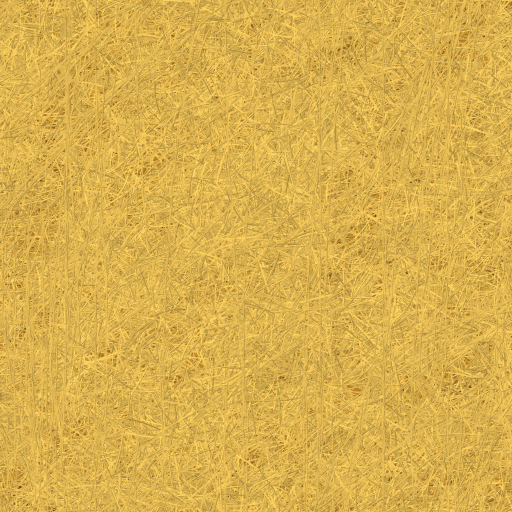
#> input picture assets/hay/hay-texture.png, 1024 x 1024 px (shown at 1/2 size)
$ python world_textures.py
#> lines starting #> are read from the running program, lines starting #| are printed output that depends on the picture
"""Seamless 1024x1024 textures for the farm (upload each in Studio, put the IDs in Config):
  assets/hay/hay-normal.png        a normal map for the owner's hay (assets/hay/hay-texture.png)
  assets/grass/grass.png           the fields and plot floors, and grass-normal.png
  assets/portal/portal-flow.png    white flowing wisps on transparent; every portal tints it
Run: python3 dev/tools/world_textures.py"""
import math, os, random
import numpy as np
from PIL import Image, ImageDraw, ImageFilter

S = 1024
ROOT = os.path.join(os.path.dirname(__file__), "..", "..", "assets")


def tile_noise(scale, octaves=4, seed=0):
    """Seamless value noise in 0..1: each octave's grid is tiled 3x3, enlarged, and the middle kept."""
    r = np.random.default_rng(seed)
    out, amp, total = np.zeros((S, S)), 1.0, 0.0
    for o in range(octaves):
        n = scale * 2 ** o
        grid = np.tile(r.random((n, n)), (3, 3))
        big = Image.fromarray((grid * 255).astype(np.uint8)).resize((S * 3, S * 3), Image.BICUBIC)
        out += amp * np.asarray(big, dtype=float)[S:2 * S, S:2 * S] / 255
        total += amp
        amp *= 0.5
    out /= total
    return (out - out.min()) / (out.max() - out.min())


def tile_noise_xy(nx, ny, octaves=4, seed=0):
    """Like tile_noise, but with nx cells across and ny down (ny < nx stretches it tall)."""
    r = np.random.default_rng(seed)
    out, amp, total = np.zeros((S, S)), 1.0, 0.0
    for o in range(octaves):
        gx, gy = nx * 2 ** o, ny * 2 ** o
        grid = np.tile(r.random((gy, gx)), (3, 3))
        big = Image.fromarray((grid * 255).astype(np.uint8)).resize((S * 3, S * 3), Image.BICUBIC)
        out += amp * np.asarray(big, dtype=float)[S:2 * S, S:2 * S] / 255
        total += amp
        amp *= 0.5
    out /= total
    return (out - out.min()) / (out.max() - out.min())


def wrap_blur(arr, radius):
    """A Gaussian blur that wraps round the edges (so a seamless image stays seamless)."""
#> called with radius = 1.2
    big = np.tile(arr, (3, 3))
    img = Image.fromarray((big * 255).clip(0, 255).astype(np.uint8)).filter(ImageFilter.GaussianBlur(radius))
#> img: PIL image 3072x3072 L
    return np.asarray(img, float)[S:2 * S, S:2 * S] / 255


def normal_map(height, strength):
    """A tangent-space normal map from a seamless height field (0..1), wrapping at the edges."""
#> called with strength = 6
    dx = (np.roll(height, -1, 1) - np.roll(height, 1, 1)) * strength
    dy = (np.roll(height, -1, 0) - np.roll(height, 1, 0)) * strength
    n = np.dstack([-dx, dy, np.ones_like(height)])
    n /= np.linalg.norm(n, axis=2, keepdims=True)
    return Image.fromarray(((n * 0.5 + 0.5) * 255).astype(np.uint8))
#> returned value: PIL image 1024x1024 RGB


def hay_normal():
    img = Image.open(os.path.join(ROOT, "hay", "hay-texture.png")).convert("L").resize((S, S))
    height = wrap_blur(np.asarray(img, float) / 255, 1.2)
    normal_map(height, 6).save(os.path.join(ROOT, "hay", "hay-normal.png"))


def wrapped(draw_fn):
    """Draws a mark nine times, a tile apart, so marks crossing an edge come back on the other side."""
    for dx in (-S, 0, S):
        for dy in (-S, 0, S):
            draw_fn(dx, dy)


def grass():
    rnd = random.Random(11)
    # ground: a few greens in soft patches, with a little earth showing through
    patches = tile_noise(6, 4, seed=3)
#> after the loop in tile_noise, `for o in range(octaves):`:
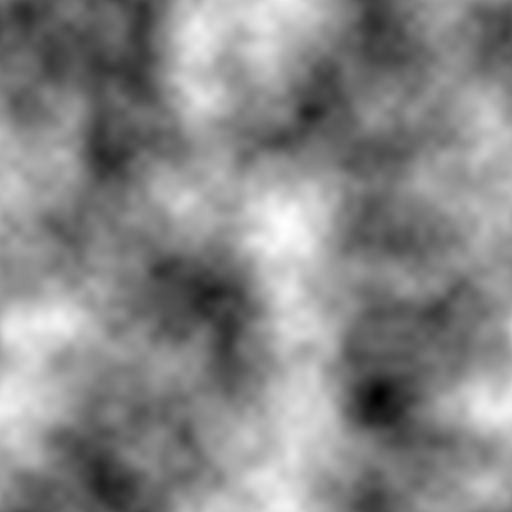
#> out: shape (1024, 1024) float64 (shown at 1/2 size); min 0.142, max 1.59, mean 0.911; drawn with min black and max white
#> after the loop in tile_noise, `for o in range(octaves):`: amp = 0.0625; total = 1.88
    fine = tile_noise(40, 3, seed=4)
#> call 2 of tile_noise, with scale = 40, octaves = 3, seed = 4
#> after the loop in tile_noise (call 2), `for o in range(octaves):`:
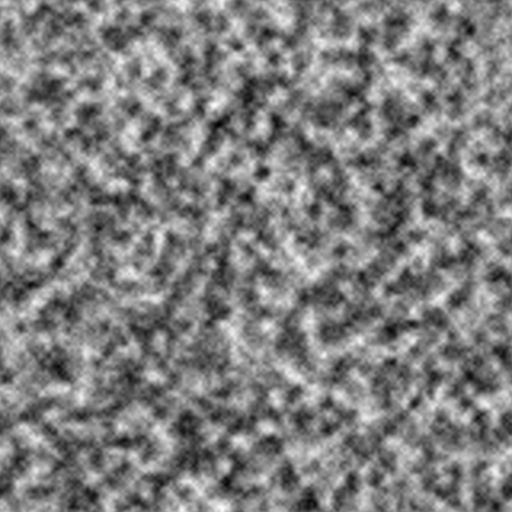
#> out: shape (1024, 1024) float64 (shown at 1/2 size); min 0.0294, max 1.73, mean 0.876; drawn with min black and max white
#> after the loop in tile_noise (call 2), `for o in range(octaves):`: amp = 0.125; total = 1.75
    t = 0.3 + 0.4 * (0.45 * patches + 0.55 * fine)  # gentle variation: no patch should stand out when tiled
    stops = [(0.0, (58, 86, 34)), (0.35, (78, 112, 42)), (0.7, (104, 138, 56)), (1.0, (128, 156, 70))]
    base = np.zeros((S, S, 3))
    for c in range(3):
        base[..., c] = np.interp(t, [s[0] for s in stops], [s[1][c] for s in stops])
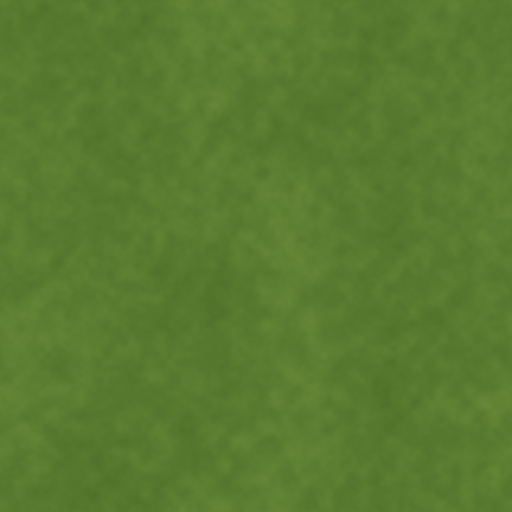
#> base: shape (1024, 1024, 3) float64 (shown at 1/2 size); mean of channels 0, 1, 2 89.5, 123.5, 48.2; drawn as R, G, B
    img = Image.fromarray(base.astype(np.uint8))
#> img: PIL image 1024x1024 RGB
    height = Image.new("L", (S, S), 90)
#> height: PIL image 1024x1024 L; every value is 90
    d, h = ImageDraw.Draw(img), ImageDraw.Draw(height)
    greens = [(70, 104, 38), (92, 130, 48), (112, 150, 58), (136, 170, 72), (154, 182, 88), (60, 92, 34)]
    for i in range(26000):  # short blades, leaning a little, darker ones first
        x, y = rnd.random() * S, rnd.random() * S
        col = greens[min(len(greens) - 1, int(i / 26000 * len(greens) + rnd.random() * 1.5))]
        length = 6 + rnd.random() * 12
        a = -math.pi / 2 + (rnd.random() - 0.5) * 1.3
        ex, ey = x + math.cos(a) * length, y + math.sin(a) * length
        w = 1 if rnd.random() < 0.7 else 2
        shade = int(110 + 120 * i / 26000)
        wrapped(lambda dx, dy: (d.line((x + dx, y + dy, ex + dx, ey + dy), fill=col, width=w), h.line((x + dx, y + dy, ex + dx, ey + dy), fill=shade, width=w)))
    for _ in range(160):  # clover leaves and a few tiny flowers, sparse
        x, y = rnd.random() * S, rnd.random() * S
        if rnd.random() < 0.7:
            for k in range(3):
                a = k * 2.1 + rnd.random()
                cx, cy = x + math.cos(a) * 3, y + math.sin(a) * 3
                wrapped(lambda dx, dy: d.ellipse((cx + dx - 3, cy + dy - 3, cx + dx + 3, cy + dy + 3), fill=(84, 128, 52)))
        else:
            col = rnd.choice([(250, 246, 232), (246, 214, 92), (226, 196, 226)])
            wrapped(lambda dx, dy: d.ellipse((x + dx - 2, y + dy - 2, x + dx + 2, y + dy + 2), fill=col))
    out = os.path.join(ROOT, "grass")
    os.makedirs(out, exist_ok=True)
    img.save(os.path.join(out, "grass.png"))
    normal_map(wrap_blur(np.asarray(height, float) / 255, 0.8), 4).save(os.path.join(out, "grass-normal.png"))
#> call 2 of normal_map, with strength = 4
#> in normal_map (call 2), `n /= np.linalg.norm(n, axis=2, keepdims=True)`:
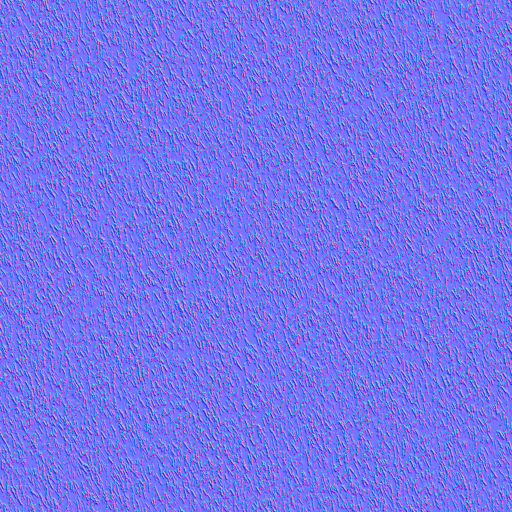
#> n: shape (1024, 1024, 3) float64 (shown at 1/2 size); mean of channels 0, 1, 2 1.79e-05, -1.31e-05, 0.887; drawn with min black and max white


def portal_flow():
    """White veils that flow upwards on a clear background: tall noise, warped sideways, banded."""
    tall = tile_noise_xy(7, 2, 3, seed=21)  # long vertical streaks
#> after the loop in tile_noise_xy, `for o in range(octaves):`:
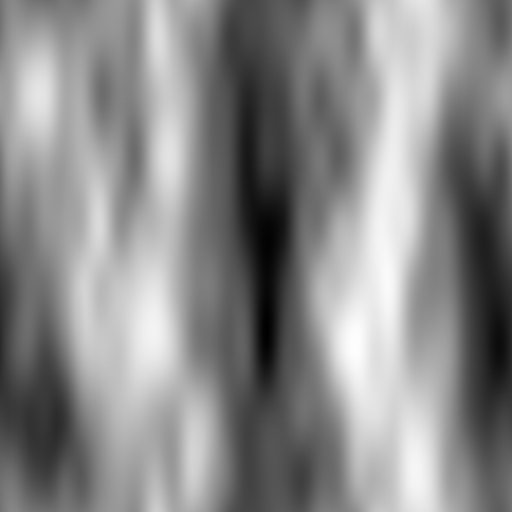
#> out: shape (1024, 1024) float64 (shown at 1/2 size); min 0.27, max 1.48, mean 0.926; drawn with min black and max white
#> after the loop in tile_noise_xy, `for o in range(octaves):`: amp = 0.125; total = 1.75
    sway = tile_noise_xy(3, 3, 3, seed=22)
#> the loop in tile_noise_xy (call 2), `for o in range(octaves):` made 3 passes
#> pass 1, in tile_noise_xy (call 2), `big = Image.fromarray((grid * 255).astype(np.uint8)).resize((S * 3, S ..`:
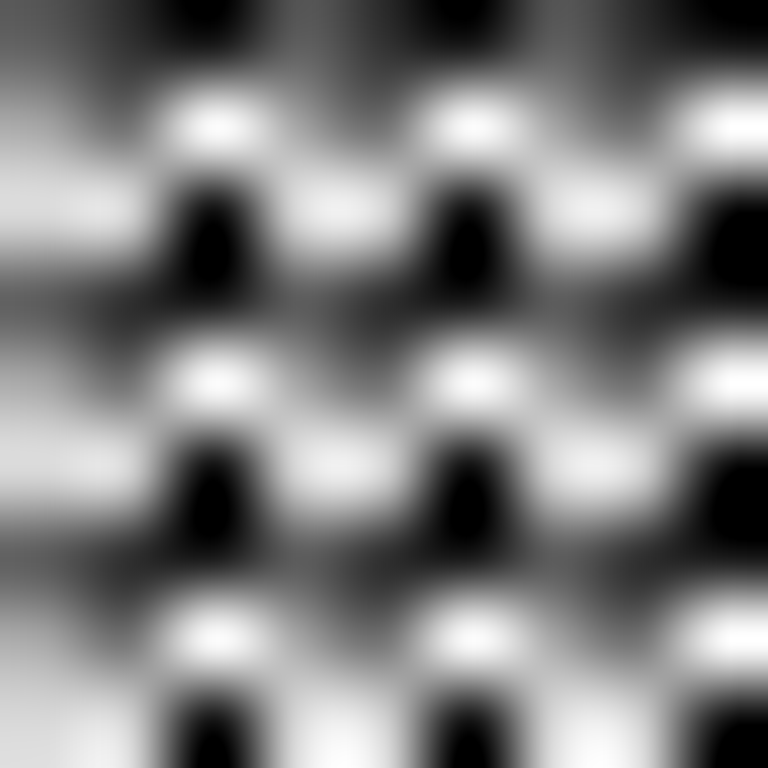
#> big: PIL image 3072x3072 L (shown at 1/4 size); min 0, max 255, mean 126.9
#> pass 1, in tile_noise_xy (call 2), `out += amp * np.asarray(big, dtype=float)[S:2 * S, S:2 * S] / 255`:
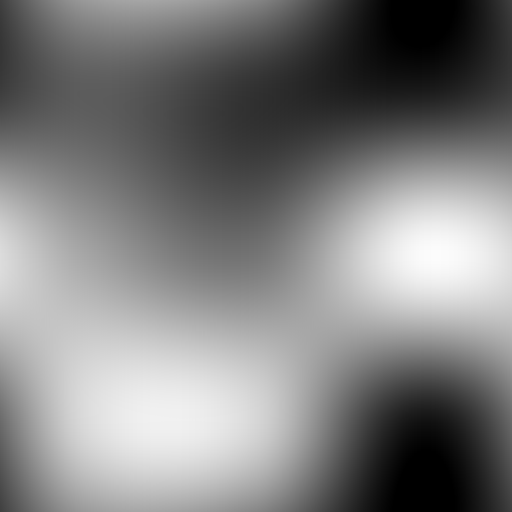
#> out: shape (1024, 1024) float64 (shown at 1/2 size); min 0, max 0.988, mean 0.498
#> after the loop in tile_noise_xy (call 2), `for o in range(octaves):`: amp = 0.125; total = 1.75
    yy, xx = np.mgrid[0:S, 0:S]
    warped = tall[yy, (xx + ((sway - 0.5) * 140).astype(int)) % S]
    bands = 0.5 + 0.5 * np.cos(warped * 4 * 2 * math.pi)  # whole turns only, so it stays seamless
    glow = tile_noise_xy(4, 2, 3, seed=23)
    alpha = np.clip(bands ** 4 * 1.2 + glow * 0.25, 0, 1)
    alpha = wrap_blur(alpha, 1.5)
    rgba = np.dstack([np.full((S, S), 255), np.full((S, S), 255), np.full((S, S), 255), (alpha * 255).astype(int)]).astype(np.uint8)
    out = os.path.join(ROOT, "portal")
    os.makedirs(out, exist_ok=True)
    Image.fromarray(rgba, "RGBA").save(os.path.join(out, "portal-flow.png"))


if __name__ == "__main__":
    hay_normal()
    grass()
    portal_flow()
    print("done")

$ run again, with assets/hay/garden-hay-golden.jpg saved as assets/hay/hay-texture.png
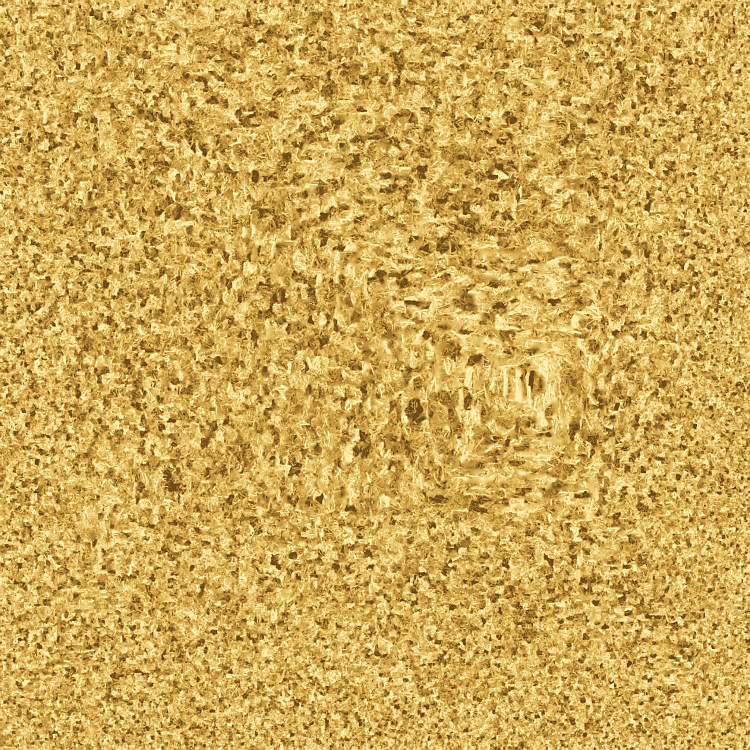
#> input picture assets/hay/garden-hay-golden.jpg, 1500 x 1500 px (shown at 1/2 size)
#> in normal_map, `dy = (np.roll(height, -1, 0) - np.roll(height, 1, 0)) * strength`:
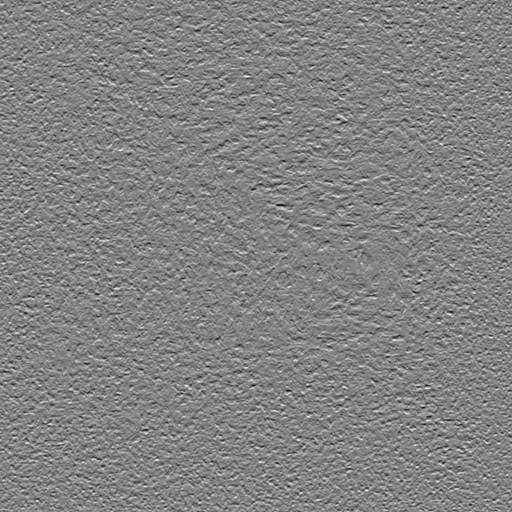
#> dy: shape (1024, 1024) float64 (shown at 1/2 size); min -2.21, max 2.09, mean 2.71e-19; drawn with min black and max white
#> in normal_map, `n /= np.linalg.norm(n, axis=2, keepdims=True)`:
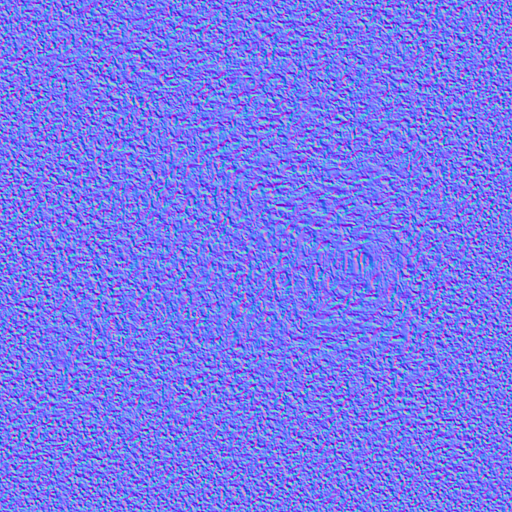
#> n: shape (1024, 1024, 3) float64 (shown at 1/2 size); mean of channels 0, 1, 2 6.21e-05, -7.58e-05, 0.884; drawn with min black and max white
#> after the loop in tile_noise, `for o in range(octaves):`: amp = 0.0625; total = 1.88
#> height: PIL image 1024x1024 L; every value is 90
#> after the loop in tile_noise_xy, `for o in range(octaves):`: amp = 0.125; total = 1.75
